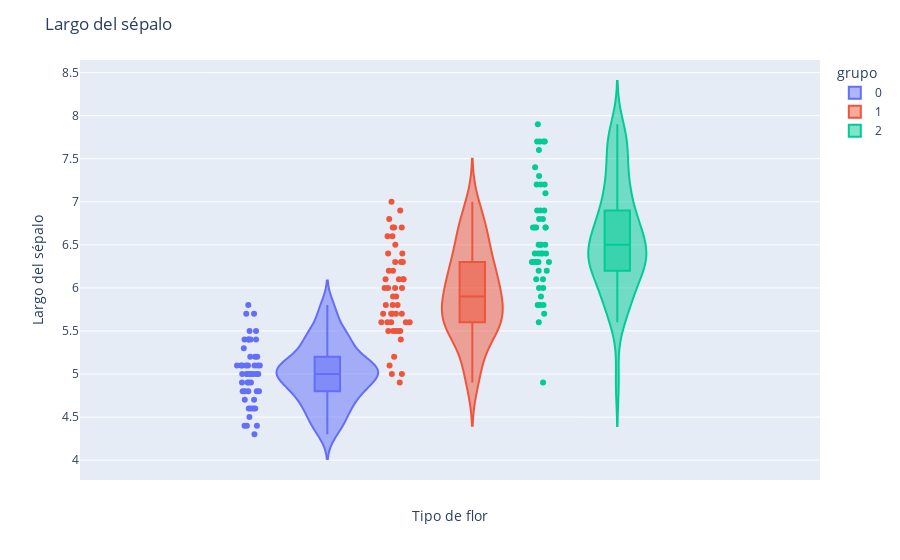

Write notebook code for a chart like this one.
### Code cell
df = pd.DataFrame({'var': DF_total.iloc[:,0],
                   'grupo': DF_total.iloc[:,4]})

fig = px.violin(df, y = 'var', color = 'grupo', points = 'all', box = True)

fig.update_layout(
    title="Largo del sépalo",
    xaxis_title="Tipo de flor",
    yaxis_title="Largo del sépalo",
)

fig.show()

### Figure 1 — Plotly figure (JSON) as saved in the notebook; plotly's stock layout.template omitted (floating-point values rounded to 4 significant figures)
{"data": [{"alignmentgroup": "True", "box": {"visible": true}, "hovertemplate": "grupo=0<br>var=%{y}<extra></extra>", "legendgroup": "0", "marker": {"color": "#636efa"}, "name": "0", "offsetgroup": "0", "orientation": "v", "points": "all", "scalegroup": "True", "showlegend": true, "type": "violin", "x0": " ", "xaxis": "x", "y": [5.1, 4.9, 4.7, 4.6, 5, 5.4, 4.6, 5, 4.4, 4.9, 5.4, 4.8, 4.8, 4.3, 5.8, 5.7, 5.4, 5.1, 5.7, 5.1, 5.4, 5.1, 4.6, 5.1, 4.8, 5, 5, 5.2, 5.2, 4.7, 4.8, 5.4, 5.2, 5.5, 4.9, 5, 5.5, 4.9, 4.4, 5.1, 5, 4.5, 4.4, 5, 5.1, 4.8, 5.1, 4.6, 5.3, 5], "y0": " ", "yaxis": "y"}, {"alignmentgroup": "True", "box": {"visible": true}, "hovertemplate": "grupo=1<br>var=%{y}<extra></extra>", "legendgroup": "1", "marker": {"color": "#EF553B"}, "name": "1", "offsetgroup": "1", "orientation": "v", "points": "all", "scalegroup": "True", "showlegend": true, "type": "violin", "x0": " ", "xaxis": "x", "y": [7, 6.4, 6.9, 5.5, 6.5, 5.7, 6.3, 4.9, 6.6, 5.2, 5, 5.9, 6, 6.1, 5.6, 6.7, 5.6, 5.8, 6.2, 5.6, 5.9, 6.1, 6.3, 6.1, 6.4, 6.6, 6.8, 6.7, 6, 5.7, 5.5, 5.5, 5.8, 6, 5.4, 6, 6.7, 6.3, 5.6, 5.5, 5.5, 6.1, 5.8, 5, 5.6, 5.7, 5.7, 6.2, 5.1, 5.7], "y0": " ", "yaxis": "y"}, {"alignmentgroup": "True", "box": {"visible": true}, "hovertemplate": "grupo=2<br>var=%{y}<extra></extra>", "legendgroup": "2", "marker": {"color": "#00cc96"}, "name": "2", "offsetgroup": "2", "orientation": "v", "points": "all", "scalegroup": "True", "showlegend": true, "type": "violin", "x0": " ", "xaxis": "x", "y": [6.3, 5.8, 7.1, 6.3, 6.5, 7.6, 4.9, 7.3, 6.7, 7.2, 6.5, 6.4, 6.8, 5.7, 5.8, 6.4, 6.5, 7.7, 7.7, 6, 6.9, 5.6, 7.7, 6.3, 6.7, 7.2, 6.2, 6.1, 6.4, 7.2, 7.4, 7.9, 6.4, 6.3, 6.1, 7.7, 6.3, 6.4, 6, 6.9, 6.7, 6.9, 5.8, 6.8, 6.7, 6.7, 6.3, 6.5, 6.2, 5.9], "y0": " ", "yaxis": "y"}], "layout": {"legend": {"title": {"text": "grupo"}, "tracegroupgap": 0}, "margin": {"t": 60}, "title": {"text": "Largo del sépalo"}, "violinmode": "group", "xaxis": {"anchor": "y", "domain": [0, 1], "title": {"text": "Tipo de flor"}}, "yaxis": {"anchor": "x", "domain": [0, 1], "title": {"text": "Largo del sépalo"}}}}
